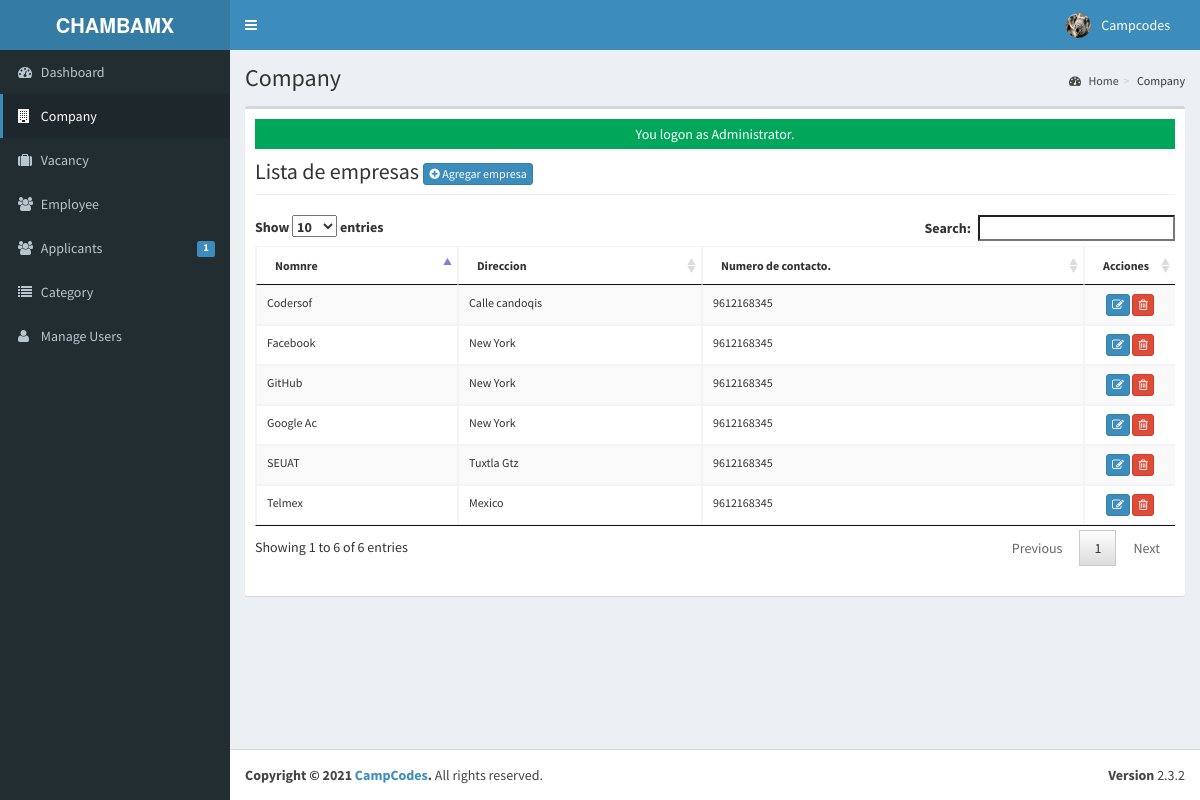
The page /admin/company/index.php (signed in) on the database its author committed.
### tables this page shows
CREATE TABLE `t_usuarios` (
  `USERID` varchar(30) NOT NULL,
  `FULLNAME` varchar(40) NOT NULL,
  `USERNAME` varchar(90) NOT NULL,
  `PASS` varchar(90) NOT NULL,
  `ROLE` varchar(30) NOT NULL,
  `PICLOCATION` varchar(255) NOT NULL
);

CREATE TABLE `t_compania` (
  `COMPANYID` int(11) NOT NULL,
  `COMPANYNAME` varchar(90) NOT NULL,
  `COMPANYADDRESS` varchar(90) NOT NULL,
  `COMPANYCONTACTNO` varchar(30) NOT NULL,
  `COMPANYSTATUS` varchar(90) NOT NULL,
  `COMPANYMISSION` text NOT NULL
);

### admin/company/index.php (called while the page is built, shortened)
<?php
require_once("../../include/initialize.php");
$title="Company";
require_once ("../theme/templates.php");
?>

### include/database.php (called while the page is built, shortened)
<?php
class Database {
	var $sql_string = '';
	private $conn;
	public function open_connection() {
		$this->conn = mysqli_connect(server,user,pass);
		if(!$this->conn){
			echo "Problem in database connection! Contact administrator!";
			exit();
		}else{
			$db_select = mysqli_select_db($this->conn,database_name);
		}
	}
	function setQuery($sql='') {
		$this->sql_string=$sql;
	}
	function executeQuery() {
		$result = mysqli_query($this->conn,$this->sql_string);
		return $result;
	}
	private function confirm_query($result) {
		return $result;
	}
	function loadResultList( $key='' ) {
		$cur = $this->executeQuery();
		$array = array();
		while ($row = mysqli_fetch_object($cur)) {
			if ($key) {
				$array[$row->$key] = $row;
			} else {
				$array[] = $row;
			}
		}
		return $array;
	}
	function loadSingleResult() {
		$cur = $this->executeQuery();
		while ($row = mysqli_fetch_object($cur)) {
		return $data = $row;
		}
	}
}
$mydb = new Database();
?>

### include/accounts.php (called while the page is built, shortened)
<?php
require_once(LIB_PATH.DS.'database.php');
class User {
	protected static  $tblname = "t_usuarios";
	function single_user($id=""){
			global $mydb;
			$mydb->setQuery("SELECT * FROM ".self::$tblname."
				Where USERID= '{$id}' LIMIT 1");
			$cur = $mydb->loadSingleResult();
			return $cur;
	}
}
?>

### include/function.php (called while the page is built, shortened)
<?php
function currentpage(){
		$this_page = $_SERVER['SCRIPT_NAME'];
	    $bits = explode('/',$this_page);
		 return $bits[3];
	}
		?>

### admin/company/list.php (the view, shortened to what this page needs)
<div class="row">
      	 <div class="col-lg-12">
           <h1 class="page-header">Lista de empresas  <a href="index.php?view=add" class="btn btn-primary btn-xs  ">  <i class="fa fa-plus-circle fw-fa"></i> Agregar empresa</a>  </h1>
      		</div>
  		 </div>
 		    <form action="controller.php?action=delete" Method="POST">
		     <div class="table-responsive">
			<table id="dash-table" class="table table-striped table-bordered table-hover"  style="font-size:12px" cellspacing="0">
			  <thead>
			  	<tr>
			  		<th>Nomnre</th>
			  		<th>Direccion</th>
			  		<th>Numero de contacto.</th>
			  		 <th width="10%" align="center">Acciones</th>
			  	</tr>
			  </thead>
			  <tbody>
			  	<?php
			  		$mydb->setQuery("SELECT * FROM `t_compania`");
			  		$cur = $mydb->loadResultList();
					foreach ($cur as $result) {
			  		echo '<tr>';
			  			echo '<td>' . $result->COMPANYNAME.'</td>';
			  			echo '<td>' . $result->COMPANYADDRESS.'</td>';
			  			echo '<td>' . $result->COMPANYCONTACTNO.'</td>';
			  		echo '<td align="center"><a title="Edit" href="index.php?view=edit&id='.$result->COMPANYID.'" class="btn btn-primary btn-xs  ">  <span class="fa fa-edit fw-fa"></a>
			  		     <a title="Delete" href="controller.php?action=delete&id='.$result->COMPANYID.'" class="btn btn-danger btn-xs  ">  <span class="fa  fa-trash-o fw-fa "></a></td>';
			  		echo '</tr>';
			  	}
			  	?>
			  </tbody>
			</table>
			</form>

### admin/theme/templates.php (shortened to what this page needs)
<!DOCTYPE html>
<html>
    <head>
        <link rel="stylesheet" href="<?php echo web_root;?>bootstrap/css/bootstrap.min.css">
        <link rel="stylesheet" href="<?php echo web_root;?>plugins/font-awesome/css/font-awesome.min.css">
        <link rel="stylesheet" href="<?php echo web_root;?>dist/css/AdminLTE.min.css">
        <link rel="stylesheet" href="<?php echo web_root;?>dist/css/skins/_all-skins.min.css">
        <link rel="stylesheet" href="<?php echo web_root;?>plugins/iCheck/flat/blue.css">
        <link rel="stylesheet" href="<?php echo web_root;?>plugins/morris/morris.css">
        <link rel="stylesheet" href="<?php echo web_root;?>plugins/jvectormap/jquery-jvectormap-1.2.2.css">
        <link href="<?php echo web_root; ?>plugins/datepicker/bootstrap-datetimepicker.min.css" rel="stylesheet" media="screen">
        <link rel="stylesheet" href="<?php echo web_root;?>plugins/dataTables/jquery.dataTables.min.css">
        <link rel="stylesheet" href="<?php    echo web_root;?>plugins/bootstrap-wysihtml5/bootstrap3-wysihtml5.min.css">
    </head>
 <body class="hold-transition skin-blue fixed sidebar-mini">
<div class="wrapper">
  <header class="main-header">
    <a href="<?php echo web_root;?>/admin/" class="logo">
      <span class="logo-lg"><b>CHAMBAMX</b></span>
    </a>
    <nav class="navbar navbar-static-top" role="navigation">
      <a href="#" class="sidebar-toggle" data-toggle="offcanvas" role="button">
      </a>
      <div class="navbar-custom-menu">
        <ul class="nav navbar-nav">
          <?php
              $user = New User();
              $singleuser = $user->single_user($_SESSION['ADMIN_USERID']);
          ?>
          <li class="dropdown user user-menu" style="padding-right: 15px;"  >
            <a href="#" class="dropdown-toggle" data-toggle="dropdown">
              <img src="<?php echo web_root.'admin/user/'. $singleuser->PICLOCATION;?>" class="user-image" alt="User Image">
              <span class="hidden-xs"><?php echo $singleuser->FULLNAME; ?></span>
            </a>
          </li>
        </ul>
      </div>
    </nav>
  </header>
  <aside class="main-sidebar">
    <section class="sidebar">
      <ul class="sidebar-menu">
        <li  class="<?php echo (currentpage() == 'index.php') ? "active" : false;?>" >
          <a href="<?php echo web_root ;?>admin/">
            <i class="fa fa-dashboard"></i> <span>Dashboard</span>
          </a>
        </li>
        <li class="<?php echo (currentpage() == 'company') ? "active" : false;?>" >
          <a href="<?php echo web_root ;?>admin/company/">
            <i class="fa fa-building"></i> <span>Company</span>
          </a>
        </li>
        <li class="<?php echo (currentpage() == 'vacancy') ? "active" : false;?>" >
          <a href="<?php echo web_root ;?>admin/vacancy/">
            <i class="fa fa-suitcase"></i> <span>Vacancy</span>
          </a>
        </li>
        <li class="<?php echo (currentpage() == 'employee') ? "active" : false;?>" >
          <a href="<?php echo web_root ;?>admin/employee/">
            <i class="fa fa-users"></i> <span>Employee</span>
          </a>
        </li>
        <li class="<?php echo (currentpage() == 'applicants') ? "active" : false;?>" >
          <a href="<?php echo web_root ;?>admin/applicants/">
            <i class="fa fa-users"></i> <span>Applicants</span>
            <span class="label label-primary pull-right">
              <?php
                $sql = "SELECT count(*) as 'APPL' FROM `t_empleos_aplicados` WHERE `PENDINGAPPLICATION`=1";
                $mydb->setQuery($sql);
                $pending = $mydb->loadSingleResult();
                echo $pending->APPL;
              ?>
            </span>
          </a>
        </li>
        <li class="<?php echo (currentpage() == 'category') ? "active" : false;?>" >
          <a href="<?php echo web_root ;?>admin/category/">
            <i class="fa fa-list"></i> <span>Category</span>
          </a>
        </li>
         <li class="<?php echo (currentpage() == 'user') ? "active" : false;?>">
          <a href="<?php echo web_root; ?>admin/user/">
            <i class="fa fa-user"></i> <span>Manage Users</span> </a>
        </li>
      </ul>
    </section>
  </aside>
  <div class="content-wrapper">
  <section class="content-header">
      <h1>
        <?php echo isset($title) ? $title : ''; ?>
      </h1>
      <ol class="breadcrumb">
        <?php
         if ($title!='Home') {
            $active_title = '';
            if (isset($_GET['view'])) {
              $active_title = '<li class='.$active_title.'><a href="index.php">'.$title.'</a></li>';
            }else{
              $active_title = '<li class='.$active_title.'>'.$title.'</li>';
            }
            echo '<li><a href='.web_root.'admin/><i class="fa fa-dashboard"></i> Home</a></li>';
            echo  $active_title;
          }
        ?>
      </ol>
    </section>
         <section class="content">
          <div class="row">
            <div class="col-xs-12">
              <div class="box">
                <div class="box-body">
              <?php
               require_once $content;
               ?>
             </div>
           </div>
         </div>
         </section>
 </div>
  <footer class="main-footer">
    <div class="pull-right hidden-xs">
      <b>Version</b> 2.3.2
    </div>
    <strong>Copyright &copy; 2021 <a href="#">CampCodes</a>.</strong> All rights
    reserved.
  </footer>
    </body>
</html>

### rows shown on the page
t_usuarios: PICLOCATION (picture), FULLNAME "Campcodes"
t_compania: COMPANYNAME "Google Ac", COMPANYADDRESS "New York", COMPANYCONTACTNO "9612168345"
t_compania: COMPANYNAME "Facebook", COMPANYADDRESS "New York", COMPANYCONTACTNO "9612168345"
t_compania: COMPANYNAME "GitHub", COMPANYADDRESS "New York", COMPANYCONTACTNO "9612168345"
t_compania: COMPANYNAME "SEUAT", COMPANYADDRESS "Tuxtla Gtz", COMPANYCONTACTNO "9612168345"
t_compania: COMPANYNAME "Telmex", COMPANYADDRESS "Mexico", COMPANYCONTACTNO "9612168345"
t_compania: COMPANYNAME "Codersof", COMPANYADDRESS "Calle candoqis", COMPANYCONTACTNO "9612168345"

### other values the page prints
$pending->APPL "1"
$title "Company"
$_SESSION['message'] "You logon as Administrator."
